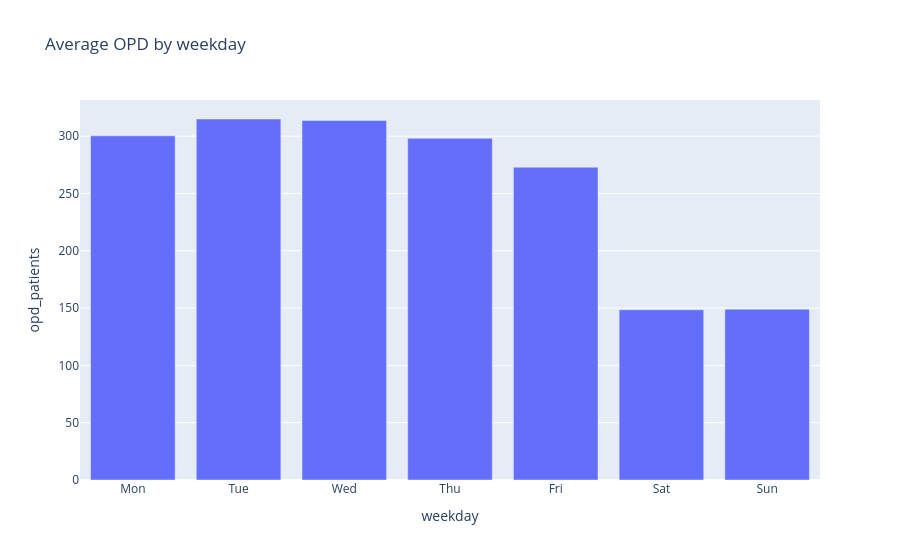
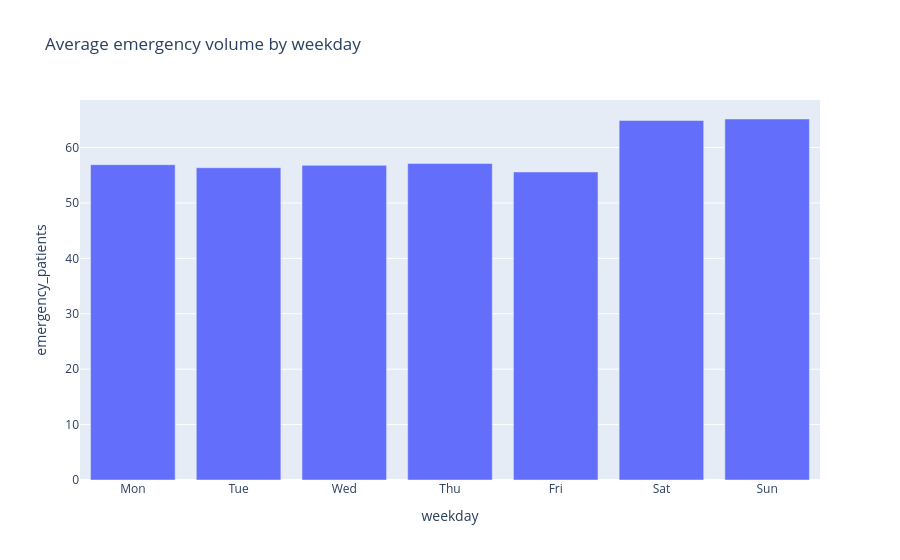

Source (notebook cell) for these figures, in order:
### Markdown cell above
## 6. Weekday patterns

### Code cell
day_names = ["Mon", "Tue", "Wed", "Thu", "Fri", "Sat", "Sun"]
by_dow = df.groupby("day_of_week")[["opd_patients", "emergency_patients",
                                      "average_waiting_time_minutes",
                                      "bed_occupancy_percentage"]].mean()
by_dow.index = [day_names[i] for i in by_dow.index]

fig = px.bar(by_dow.reset_index().rename(columns={"index": "weekday"}),
             x="weekday", y="opd_patients",
             title="Average OPD by weekday")
fig.show()

fig2 = px.bar(by_dow.reset_index().rename(columns={"index": "weekday"}),
              x="weekday", y="emergency_patients",
              title="Average emergency volume by weekday")
fig2.show()

weekend_opd = df.loc[df["is_weekend"] == 1, "opd_patients"].mean()
weekday_opd = df.loc[df["is_weekend"] == 0, "opd_patients"].mean()
print(f"Mean OPD weekday={weekday_opd:.1f}, weekend={weekend_opd:.1f}")

### Figure 1 — Plotly figure (JSON) as saved in the notebook; plotly's stock layout.template omitted (floating-point values rounded to 4 significant figures)
{"data": [{"hovertemplate": "weekday=%{x}<br>opd_patients=%{y}<extra></extra>", "legendgroup": "", "marker": {"color": "#636efa", "pattern": {"shape": ""}}, "name": "", "orientation": "v", "showlegend": false, "textposition": "auto", "x": ["Mon", "Tue", "Wed", "Thu", "Fri", "Sat", "Sun"], "xaxis": "x", "y": [300.2, 314.9, 313.7, 298.1, 272.9, 148.5, 149.0], "yaxis": "y", "type": "bar"}], "layout": {"xaxis": {"anchor": "y", "domain": [0.0, 1.0], "title": {"text": "weekday"}}, "yaxis": {"anchor": "x", "domain": [0.0, 1.0], "title": {"text": "opd_patients"}}, "legend": {"tracegroupgap": 0}, "title": {"text": "Average OPD by weekday"}, "barmode": "relative"}}

### Figure 2 — Plotly figure (JSON) as saved in the notebook; plotly's stock layout.template omitted (floating-point values rounded to 4 significant figures)
{"data": [{"hovertemplate": "weekday=%{x}<br>emergency_patients=%{y}<extra></extra>", "legendgroup": "", "marker": {"color": "#636efa", "pattern": {"shape": ""}}, "name": "", "orientation": "v", "showlegend": false, "textposition": "auto", "x": ["Mon", "Tue", "Wed", "Thu", "Fri", "Sat", "Sun"], "xaxis": "x", "y": [56.91, 56.36, 56.79, 57.13, 55.6, 64.88, 65.15], "yaxis": "y", "type": "bar"}], "layout": {"xaxis": {"anchor": "y", "domain": [0.0, 1.0], "title": {"text": "weekday"}}, "yaxis": {"anchor": "x", "domain": [0.0, 1.0], "title": {"text": "emergency_patients"}}, "legend": {"tracegroupgap": 0}, "title": {"text": "Average emergency volume by weekday"}, "barmode": "relative"}}
